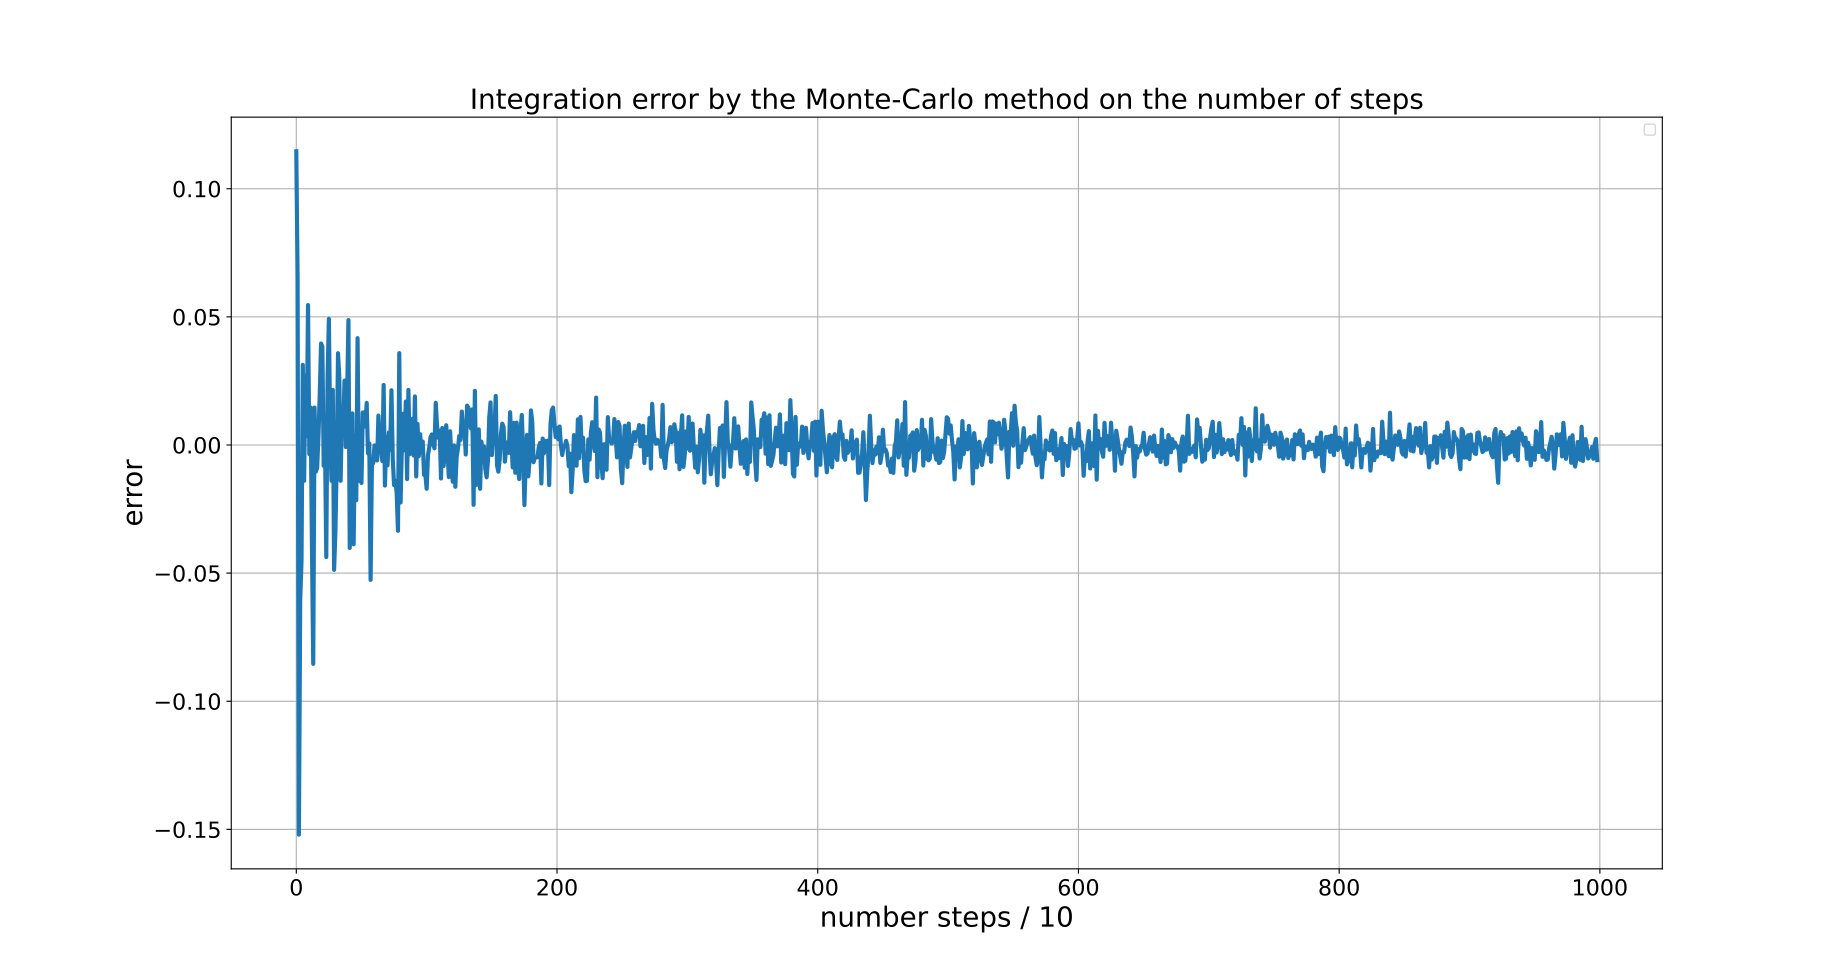

Python code for this plot:
import random
import numpy as np
import pylab as plt

def integral(n):
    x_min, x_max = 0.0, 1.0
    y_min, y_max = 0.0, 1.0

    count = 0
    for i in range(0, n):
        x = random.uniform(x_min, x_max)
        y = random.uniform(y_min, y_max)
        # x * x> y означает, что точка находится ниже кривой. Рассчитанное интегральное значение представляет собой отношение площади под кривой к площади квадрата.
        if np.sqrt(1-x**2) > y:
            count += 1

    integral_value = count / float(n)
    return integral_value
    
integr = []
for i in range(1, 10000):
    integr.append(integral(10*i) - np.pi/4)
    if abs(integr[i-1]) < 0.0001:
        print(i*10)
    
fig, ax = plt.subplots(figsize=(15,12))

plt.plot(integr, lw=3)
plt.grid()
plt.legend()
plt.xlabel('number steps / 10', fontsize=20)
plt.ylabel('error', fontsize=20)
plt.title('Integration error by the Monte-Carlo method on the number of steps', fontsize=20)
plt.tick_params(axis='both', which='major', labelsize=16)
plt.show()
fig.savefig('mc2.pdf')
#~10000
